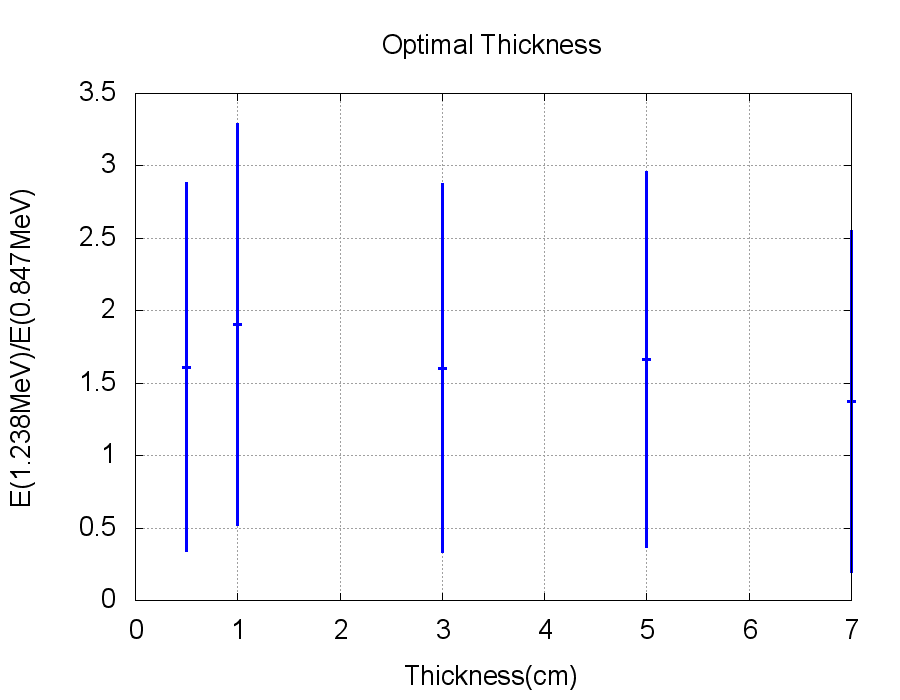

The script that drew this image:
# Gnuplot script file for plotting data
# 

set terminal png nocrop enhanced size 900,700 font 'arial,20'

set out 'thick.png'

set multiplot
set size 1,1
#set tics font ", 30"
set origin 0,0 #origin of plot
set title "Optimal Thickness"
set ylabel "E(1.238MeV)/E(0.847MeV)"
set xlabel "Thickness(cm)"
#set xr [0:2048]
#set yr [0:1000]
#set yr [-500000:8000000]
set autoscale y
set autoscale x
#set logscale x
#set logscale y
set key top right
set bar small
set grid
#f(x) = m*x+b
#g(x) = q*x+c
#h(x) = j*x+d
#f(x) = a*x**2 + b*x + c          # define a quadratic function
#fit f(x) 'zat.dat' via a,b,c    # compute the coefficients a,b,c

#fit f(x) "sol.dat" using 4:5 via m,b
#fit g(x) "ams.dat" using 6:7 via q,c
#fit h(x) "ams.dat" using 1:5 via j,d

plot  "thick.dat" using 1:2:3 title '' lc rgb "blue" lw 3 with yerrorbars

#=============mini plot=============      
set grid
unset multiplot
